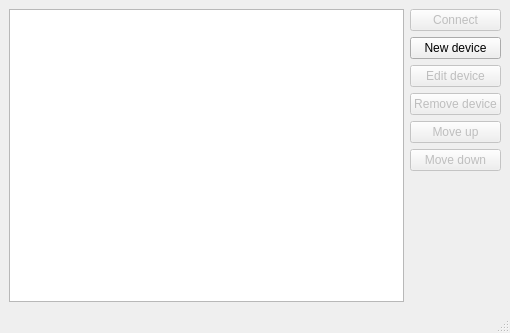
<?xml version="1.0" encoding="UTF-8"?>
<ui version="4.0">
 <class>DeviceManager</class>
 <widget class="QMainWindow" name="DeviceManager">
  <property name="geometry">
   <rect>
    <x>0</x>
    <y>0</y>
    <width>510</width>
    <height>333</height>
   </rect>
  </property>
  <property name="windowTitle">
   <string>Linien - Spectroscopy lock - Device manager</string>
  </property>
  <widget class="QWidget" name="centralwidget">
   <property name="sizePolicy">
    <sizepolicy hsizetype="Preferred" vsizetype="Preferred">
     <horstretch>0</horstretch>
     <verstretch>0</verstretch>
    </sizepolicy>
   </property>
   <property name="minimumSize">
    <size>
     <width>510</width>
     <height>280</height>
    </size>
   </property>
   <layout class="QHBoxLayout" name="horizontalLayout">
    <item>
     <layout class="QHBoxLayout" name="horizontalLayout_2">
      <item>
       <widget class="QListWidget" name="deviceList"/>
      </item>
      <item>
       <layout class="QVBoxLayout" name="verticalLayout">
        <item>
         <widget class="QPushButton" name="connectButton">
          <property name="enabled">
           <bool>false</bool>
          </property>
          <property name="text">
           <string>Connect</string>
          </property>
         </widget>
        </item>
        <item>
         <widget class="QPushButton" name="addButton">
          <property name="text">
           <string>New device</string>
          </property>
         </widget>
        </item>
        <item>
         <widget class="QPushButton" name="editButton">
          <property name="enabled">
           <bool>false</bool>
          </property>
          <property name="text">
           <string>Edit device</string>
          </property>
         </widget>
        </item>
        <item>
         <widget class="QPushButton" name="removeButton">
          <property name="enabled">
           <bool>false</bool>
          </property>
          <property name="text">
           <string>Remove device</string>
          </property>
         </widget>
        </item>
        <item>
         <widget class="QPushButton" name="moveUpButton">
          <property name="enabled">
           <bool>false</bool>
          </property>
          <property name="text">
           <string>Move up</string>
          </property>
         </widget>
        </item>
        <item>
         <widget class="QPushButton" name="moveDownButton">
          <property name="enabled">
           <bool>false</bool>
          </property>
          <property name="text">
           <string>Move down</string>
          </property>
         </widget>
        </item>
        <item>
         <spacer name="verticalSpacer">
          <property name="orientation">
           <enum>Qt::Vertical</enum>
          </property>
          <property name="sizeHint" stdset="0">
           <size>
            <width>20</width>
            <height>40</height>
           </size>
          </property>
         </spacer>
        </item>
       </layout>
      </item>
     </layout>
    </item>
   </layout>
  </widget>
  <widget class="QMenuBar" name="menubar">
   <property name="geometry">
    <rect>
     <x>0</x>
     <y>0</y>
     <width>510</width>
     <height>29</height>
    </rect>
   </property>
  </widget>
  <widget class="QStatusBar" name="statusbar"/>
 </widget>
 <resources/>
 <connections>
  <connection>
   <sender>connectButton</sender>
   <signal>clicked()</signal>
   <receiver>DeviceManager</receiver>
   <slot>connect()</slot>
   <hints>
    <hint type="sourcelabel">
     <x>246</x>
     <y>145</y>
    </hint>
    <hint type="destinationlabel">
     <x>254</x>
     <y>165</y>
    </hint>
   </hints>
  </connection>
  <connection>
   <sender>addButton</sender>
   <signal>clicked()</signal>
   <receiver>DeviceManager</receiver>
   <slot>new_device()</slot>
   <hints>
    <hint type="sourcelabel">
     <x>427</x>
     <y>145</y>
    </hint>
    <hint type="destinationlabel">
     <x>254</x>
     <y>165</y>
    </hint>
   </hints>
  </connection>
  <connection>
   <sender>editButton</sender>
   <signal>clicked()</signal>
   <receiver>DeviceManager</receiver>
   <slot>edit_device()</slot>
   <hints>
    <hint type="sourcelabel">
     <x>427</x>
     <y>145</y>
    </hint>
    <hint type="destinationlabel">
     <x>254</x>
     <y>165</y>
    </hint>
   </hints>
  </connection>
  <connection>
   <sender>removeButton</sender>
   <signal>clicked()</signal>
   <receiver>DeviceManager</receiver>
   <slot>remove_device()</slot>
   <hints>
    <hint type="sourcelabel">
     <x>427</x>
     <y>212</y>
    </hint>
    <hint type="destinationlabel">
     <x>254</x>
     <y>165</y>
    </hint>
   </hints>
  </connection>
  <connection>
   <sender>deviceList</sender>
   <signal>currentRowChanged(int)</signal>
   <receiver>DeviceManager</receiver>
   <slot>selected_device_changed()</slot>
   <hints>
    <hint type="sourcelabel">
     <x>192</x>
     <y>166</y>
    </hint>
    <hint type="destinationlabel">
     <x>254</x>
     <y>165</y>
    </hint>
   </hints>
  </connection>
  <connection>
   <sender>moveDownButton</sender>
   <signal>clicked()</signal>
   <receiver>DeviceManager</receiver>
   <slot>move_device_down()</slot>
   <hints>
    <hint type="sourcelabel">
     <x>439</x>
     <y>264</y>
    </hint>
    <hint type="destinationlabel">
     <x>254</x>
     <y>166</y>
    </hint>
   </hints>
  </connection>
  <connection>
   <sender>moveUpButton</sender>
   <signal>clicked()</signal>
   <receiver>DeviceManager</receiver>
   <slot>move_device_up()</slot>
   <hints>
    <hint type="sourcelabel">
     <x>439</x>
     <y>222</y>
    </hint>
    <hint type="destinationlabel">
     <x>254</x>
     <y>166</y>
    </hint>
   </hints>
  </connection>
 </connections>
 <slots>
  <slot>remove_device()</slot>
  <slot>selected_device_changed()</slot>
  <slot>connect()</slot>
  <slot>new_device()</slot>
  <slot>move_device_up()</slot>
  <slot>move_device_down()</slot>
 </slots>
</ui>
